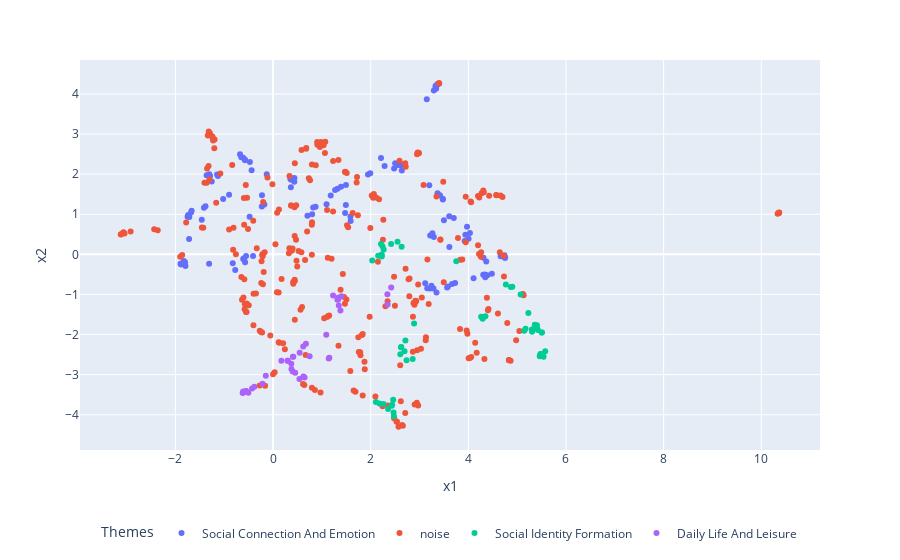

This figure's notebook cell:
### Markdown cell above
**Graficamos los clusters con nombre**

### Code cell
# pip install umap-learn plotly
import numpy as np
import pandas as pd
import plotly.express as px
import plotly.graph_objects as go
from umap import UMAP

# 1) Proyección a 2D (solo para visualizar)
X2 = UMAP(n_components=2, metric="cosine", random_state=42).fit_transform(sentiment_embedded)

# 2) Construye la lista de nombres de tema por punto
if 'cluster_name_por_fila' in globals():
    themes = cluster_name_por_fila  # ya la tienes de la celda anterior
else:
    # map desde df_cluster_themes
    name_map = {int(r.cluster_id): r.cluster_name for _, r in df_cluster_themes.iterrows()}
    themes = [name_map.get(int(c), "noise") if c != -1 else "noise" for c in labels_hdb]

# 3) DataFrame para plotear
df_plot = pd.DataFrame({
    "x1": X2[:, 0],
    "x2": X2[:, 1],
    "theme": themes,                 # nombre del cluster
    "code": labels_sentiment,        # tu label/código por punto
})

# 4) Scatter coloreado por tema con hover (code + theme)
fig = px.scatter(
    df_plot, x="x1", y="x2",
    color="theme",
    hover_data=["code", "theme"],
    color_discrete_sequence=px.colors.qualitative.Plotly
)

# (Opcional) Si quieres que el "ruido" se llame noise siempre:
# df_plot["theme"] = df_plot["theme"].astype(str)

fig.update_layout(
    xaxis_title="x1", yaxis_title="x2",
    legend_title_text="Themes",
    legend=dict(orientation="h", yanchor="bottom", y=-0.25, xanchor="center", x=0.5)
)



fig.show()

### Figure 1 — Plotly figure (JSON) as saved in the notebook; plotly's stock layout.template omitted (floating-point values rounded to 4 significant figures; data arrays with more than 128 entries replaced by an {"elided": "..."} marker saying what was removed)
{"data": [{"customdata": {"elided": "122x2 str values"}, "hovertemplate": "theme=%{customdata[1]}<br>x1=%{x}<br>x2=%{y}<br>code=%{customdata[0]}<extra></extra>", "legendgroup": "Social Connection And Emotion", "marker": {"color": "#636EFA", "symbol": "circle"}, "mode": "markers", "name": "Social Connection And Emotion", "orientation": "v", "showlegend": true, "type": "scatter", "x": [-1.803, 0.8702, 0.3807, 3.5, 3.218, 1.944, -1.739, 3.478, 3.211, 3.94, -0.594, 2.637, -1.828, 0.8209, 0.3723, 3.608, 3.294, 1.99, -1.752, 3.475, -1.147, 2.285, -1.669, 1.096, 3.348, -1.83, -1.794, 4.747, -1.022, 3.666, -0.5533, 3.973, 1.585, 3.418, 3.364, 0.7992, -0.576, -1.292, 4.347, 2.535, 3.329, 1.319, 2.614, 1.493, 4.304, -1.13, -1.681, -1.416, 3.158, -1.361, -1.896, 4.754, -0.901, -0.6118, 1.589, 3.369, 3.327, -1.461, 0.704, -0.6124, -1.306, 4.107, 2.479, 3.34, 1.271, 2.658, 1.392, 4.389, 4.482, -0.227, -0.6512, 3.199, 4.74, -0.4808, -0.4103, -0.8259, 3.116, -1.385, -0.1301, 3.264, 3.925, 4.662, 1.181, -0.4401, -0.5759, 3.729, -0.6763, -0.5731, -0.1785, 3.244, 2.211, -0.4753, 4.339, 1.476, -0.7752, -1.87, 3.583, 0.3645, 3.293, 3.378, -1.31, 4.366, 3.355, -1.72, -1.257, 4.004, 3.701, 3.403, 3.149, 2.501, -1.716, -1.885, 4.309, 3.286, -0.2306, 1.491, 0.4364, 0.4345, 3.565, 3.611, 4.032, 0.354], "xaxis": "x", "y": [-0.1968, 1.187, 1.898, 0.8487, 0.4725, 1.99, 0.9795, 1.371, -0.8522, 0.4901, -0.09528, 2.092, -0.1674, 1.168, 1.859, 0.9515, 0.4333, 2.025, 0.9406, 1.386, 1.993, 2.205, 1.086, 1.252, -0.95, -0.2059, -0.2933, -0.08553, 1.383, -0.7414, -0.04112, 0.6891, 0.9438, 1.476, 4.242, 1.001, 2.363, 1.954, -0.5707, 2.224, 4.152, 1.635, 2.221, 1.731, -0.5098, 1.955, 1.047, 1.162, -0.8432, 1.976, -0.2337, -0.08597, 1.484, -0.1143, 0.8298, 1.523, 4.199, 0.8602, 0.9606, 2.407, 1.996, -0.5989, 2.141, 4.133, 1.607, 2.238, 1.684, -0.5226, -0.482, 1.475, 2.423, 1.723, -0.02101, 0.941, -0.04246, -0.2234, -0.7184, 1.202, 1.999, 0.5267, 0.332, -0.04768, 1.469, 2.097, 2.35, -0.7131, 2.496, -0.1971, 1.245, -0.7813, 2.405, 2.301, -0.5051, 1.029, -0.3917, -0.2261, -0.8016, 1.677, 4.089, 4.25, -0.2363, -0.1771, 4.216, 0.3822, 1.818, 0.391, 0.9076, 4.262, 3.869, 2.271, 0.9287, -0.2538, -0.08314, -0.8538, 1.192, 1.228, 1.904, 1.812, -0.8238, 0.182, 0.5334, 1.88], "yaxis": "y"}, {"customdata": {"elided": "282x2 str values"}, "hovertemplate": "theme=%{customdata[1]}<br>x1=%{x}<br>x2=%{y}<br>code=%{customdata[0]}<extra></extra>", "legendgroup": "noise", "marker": {"color": "#EF553B", "symbol": "circle"}, "mode": "markers", "name": "noise", "orientation": "v", "showlegend": true, "type": "scatter", "x": {"elided": "282 float values"}, "xaxis": "x", "y": {"elided": "282 float values"}, "yaxis": "y"}, {"customdata": [["Boat Travel Experience  \n", "Social Identity Formation"], ["Musical Preference Expression  \n", "Social Identity Formation"], ["Travel Destination Preference  \n", "Social Identity Formation"], ["Academic Achievement  \n", "Social Identity Formation"], ["Communication Preference   \n", "Social Identity Formation"], ["Boat Travel Experience  \n", "Social Identity Formation"], ["Musical Preference Expression  \n", "Social Identity Formation"], ["Travel Destination Preference  \n", "Social Identity Formation"], ["Academic Achievement  \n", "Social Identity Formation"], ["Communication Preference   \n", "Social Identity Formation"], ["Student Transportation Preferences  \n", "Social Identity Formation"], ["Musical Expression  \n", "Social Identity Formation"], ["Achievement Recognition  \n", "Social Identity Formation"], ["Social Media Following Limits  \n", "Social Identity Formation"], ["Aspirational Educational Goals \n", "Social Identity Formation"], ["Need For Presence  \n", "Social Identity Formation"], ["Educational Aspirations  \n", "Social Identity Formation"], ["Language Communication Preference  \n", "Social Identity Formation"], ["Educational Achievement  \n", "Social Identity Formation"], ["Social Media Engagement  \n", "Social Identity Formation"], ["Social Media Engagement  \n", "Social Identity Formation"], ["Movie Preference Expression \n", "Social Identity Formation"], ["Travel Planning Experiences \n", "Social Identity Formation"], ["Student Transportation Preferences  \n", "Social Identity Formation"], ["Fever And Music Preference  \n", "Social Identity Formation"], ["Actor Preference Satisfaction  \n", "Social Identity Formation"], ["Social Media Following Limits  \n", "Social Identity Formation"], ["Desire For Travel Destination \n", "Social Identity Formation"], ["Social Media Engagement  \n", "Social Identity Formation"], ["Social Media Engagement  \n", "Social Identity Formation"], ["Movie Preference Expression \n", "Social Identity Formation"], ["Social Media Debut  \n", "Social Identity Formation"], ["Social Media Engagement  \n", "Social Identity Formation"], ["Social Media Preference  \n", "Social Identity Formation"], ["Social Media Engagement  \n", "Social Identity Formation"], ["Social Media Connection   \n", "Social Identity Formation"], ["Social Media Awareness Gap \n", "Social Identity Formation"], ["Social Connection Needs  \n", "Social Identity Formation"], ["Hunger On Social Media \n", "Social Identity Formation"], ["Social Media Usage  \n", "Social Identity Formation"], ["Social Media Presence  \n", "Social Identity Formation"], ["Public Recognition And Accomplishments \n", "Social Identity Formation"], ["Social Connection Through Location  \n", "Social Identity Formation"], ["Social Media Recognition   \n", "Social Identity Formation"], ["Social Connection Support  \n", "Social Identity Formation"], ["Social Media Engagement   \n", "Social Identity Formation"], ["Social Media Engagement  \n", "Social Identity Formation"], ["Travel Aspirations   \n", "Social Identity Formation"], ["Social Music Preference  \n", "Social Identity Formation"], ["Music Preference During Travel  \n", "Social Identity Formation"], ["Social Group Affiliation   \n", "Social Identity Formation"], ["Music Preference Exploration   \n", "Social Identity Formation"], ["Social Media Platform Use \n", "Social Identity Formation"], ["Music Consumption Habits   \n", "Social Identity Formation"], ["Self Empowerment Aspirations \n", "Social Identity Formation"], ["Social Media Sharing  \n", "Social Identity Formation"]], "hovertemplate": "theme=%{customdata[1]}<br>x1=%{x}<br>x2=%{y}<br>code=%{customdata[0]}<extra></extra>", "legendgroup": "Social Identity Formation", "marker": {"color": "#00CC96", "symbol": "circle"}, "mode": "markers", "name": "Social Identity Formation", "orientation": "v", "showlegend": true, "type": "scatter", "x": [2.178, 2.265, 2.431, 2.626, 4.261, 2.106, 2.241, 2.356, 2.62, 4.35, 2.467, 2.21, 2.711, 5.145, 2.607, 3.752, 2.734, 4.294, 2.693, 5.471, 5.529, 2.549, 2.262, 2.475, 2.153, 2.633, 5.171, 2.439, 5.487, 5.479, 2.418, 5.404, 5.541, 5.306, 5.574, 5.23, 5.36, 4.869, 5.301, 5.424, 5.406, 2.888, 5.07, 5.36, 4.901, 5.515, 5.462, 2.46, 2.226, 2.214, 4.768, 2.226, 5.508, 2.031, 2.86, 5.502], "xaxis": "x", "y": [-3.721, 0.1189, -3.778, -2.312, -1.558, -3.683, 0.2013, -3.857, -2.317, -1.545, -3.946, 0.2579, -2.148, -1.907, -2.492, -0.1715, -2.638, -1.607, -2.418, -2.509, -2.523, 0.3143, -3.73, -4.04, -0.03489, 0.1888, -1.856, -3.752, -2.486, -2.486, 0.258, -1.838, -2.552, -1.931, -2.418, -1.465, -1.835, -0.8164, -1.874, -1.89, -1.769, -1.725, -1.003, -1.755, -0.8079, -2.503, -2.541, -3.627, -0.05432, -0.03004, -0.7546, -0.001037, -1.95, -0.1513, -2.61, -1.948], "yaxis": "y"}, {"customdata": [["Morning Running Preference \n", "Daily Life And Leisure"], ["Availability Constraints \n", "Daily Life And Leisure"], ["Anticipation For Fall   \n", "Daily Life And Leisure"], ["Morning Routine Activities \n", "Daily Life And Leisure"], ["Anticipation Of Enjoyment  \n", "Daily Life And Leisure"], ["Morning Running Preference \n", "Daily Life And Leisure"], ["Availability Constraints \n", "Daily Life And Leisure"], ["Morning Routine Activities \n", "Daily Life And Leisure"], ["Anticipation Of Change  \n", "Daily Life And Leisure"], ["Work Schedule Preferences \n", "Daily Life And Leisure"], ["Daily Routine Activities   \n", "Daily Life And Leisure"], ["Motivational Film Experience  \n", "Daily Life And Leisure"], ["Leisure Activities Enjoyment   \n", "Daily Life And Leisure"], ["Work Schedule Constraints \n", "Daily Life And Leisure"], ["Morning Routine Activities \n", "Daily Life And Leisure"], ["Anticipation Of Change  \n", "Daily Life And Leisure"], ["Morning Routine Activities \n", "Daily Life And Leisure"], ["Anticipation Of Change  \n", "Daily Life And Leisure"], ["Entertainment Consumption Experience  \n", "Daily Life And Leisure"], ["Work Schedule Preferences   \n", "Daily Life And Leisure"], ["Daily Routine Activities   \n", "Daily Life And Leisure"], ["Leisure Activities Enjoyment   \n", "Daily Life And Leisure"], ["Work Schedule Constraints \n", "Daily Life And Leisure"], ["Anticipation For Event   \n", "Daily Life And Leisure"], ["Daily Activities  \n", "Daily Life And Leisure"], ["Weekend Schedule Conflicts \n", "Daily Life And Leisure"], ["Leisure Activity Plans  \n", "Daily Life And Leisure"], ["Competition Outcome Anticipation   \n", "Daily Life And Leisure"], ["Weekend Work Schedule  \n", "Daily Life And Leisure"], ["Movie Viewing Experience  \n", "Daily Life And Leisure"], ["Weekend Activity Limitations \n", "Daily Life And Leisure"], ["Work Obligations  \n", "Daily Life And Leisure"], ["Time Tracking Experience  \n", "Daily Life And Leisure"], ["Time Constraints And Obligations   \n", "Daily Life And Leisure"], ["Weekend Dining Plans  \n", "Daily Life And Leisure"], ["Time Management Strategies  \n", "Daily Life And Leisure"], ["Work Week Completion   \n", "Daily Life And Leisure"], ["Weekend Leisure Activities  \n", "Daily Life And Leisure"], ["Daily Routines And Obligations  \n", "Daily Life And Leisure"]], "hovertemplate": "theme=%{customdata[1]}<br>x1=%{x}<br>x2=%{y}<br>code=%{customdata[0]}<extra></extra>", "legendgroup": "Daily Life And Leisure", "marker": {"color": "#AB63FA", "symbol": "circle"}, "mode": "markers", "name": "Daily Life And Leisure", "orientation": "v", "showlegend": true, "type": "scatter", "x": [-0.6094, 0.6727, 1.317, -0.6132, 1.38, -0.6235, 0.6165, -0.5524, 1.401, 0.2949, -0.4307, 2.419, 1.152, 0.4141, -0.5584, 1.335, -0.5065, 1.332, 2.346, 0.3017, -0.3844, 1.14, 0.4051, 1.346, -0.2159, 0.3756, 0.6455, 1.229, 0.4017, 2.342, 0.4524, 0.1699, 1.089, 0.5443, 0.539, 0.7488, 0.3729, 0.6204, -0.1485], "xaxis": "x", "y": [-3.446, -2.232, -1.134, -3.42, -1.397, -3.456, -2.3, -3.409, -1.046, -2.653, -3.348, -0.8261, -2.577, -2.554, -3.412, -1.074, -3.454, -1.128, -1.251, -2.655, -3.299, -2.594, -2.555, -1.273, -3.229, -2.857, -3.07, -1.027, -2.923, -0.9936, -2.955, -2.654, -2.005, -2.454, -3.107, -2.541, -2.729, -3.049, -3.025], "yaxis": "y"}], "layout": {"legend": {"orientation": "h", "title": {"text": "Themes"}, "tracegroupgap": 0, "x": 0.5, "xanchor": "center", "y": -0.25, "yanchor": "bottom"}, "margin": {"t": 60}, "xaxis": {"anchor": "y", "domain": [0, 1], "title": {"text": "x1"}}, "yaxis": {"anchor": "x", "domain": [0, 1], "title": {"text": "x2"}}}}
